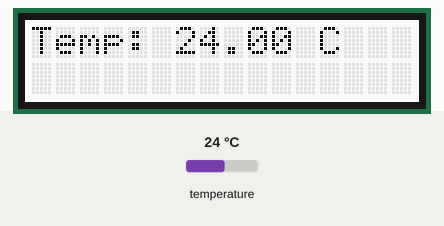
The sketch below on a simulated Arduino Uno, built with avr-gcc and run on an emulated ATmega328P. Parts: 16×2 character LCD. The test bench sets the inputs (shaded band); at power-on: temperature 24 °C. What the sketch prints to the serial monitor is not drawn.

Above: at 1.2 s.
1.3 s: temperature set to 12 °C
At 2.8 s:
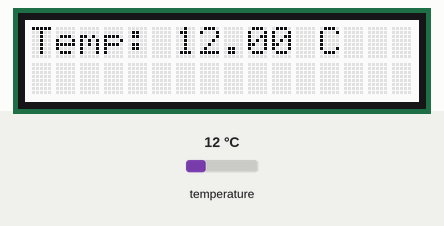
3.6 s: temperature set to 19 °C
At 5.2 s:
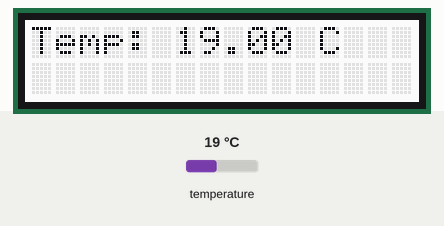
6.1 s: temperature set to 28 °C
At 7.5 s:
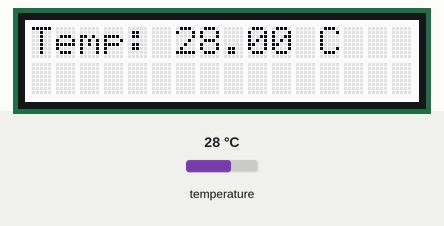
Timing chart, 0 to 9.1 s (numbered marks = the images above; inputs shaded):
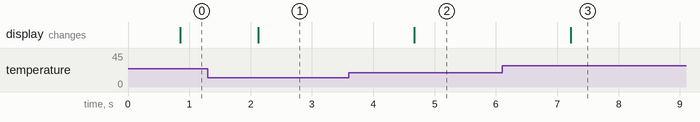

Measured:
- after the input at 1.3 s, the display: changes after 0.83 s (image 1)
- after the input at 3.6 s, the display: changes after 1.1 s (image 2)
- after the input at 6.1 s, the display: changes after 1.1 s (image 3)

The sketch:

temperature.ino
```cpp
/*
  # Display temperature for Adafruit lcd LED
  #
  # Author: Philipp Ackermann
  # Date: 29.09.2023
*/


// Include the libraries we need
#include <OneWire.h>
#include <DallasTemperature.h>
#include <Wire.h>
#include <Adafruit_RGBLCDShield.h>
#include <utility/Adafruit_MCP23017.h>

// Data wire is plugged into port 2 on the Arduino
#define ONE_WIRE_BUS 7

// Setup a oneWire instance to communicate with any OneWire devices (not just Maxim/Dallas temperature ICs)
OneWire oneWire(ONE_WIRE_BUS);

// Pass our oneWire reference to Dallas Temperature.
DallasTemperature sensors(&oneWire);

Adafruit_RGBLCDShield lcd = Adafruit_RGBLCDShield();
#define RED 0x1
#define YELLOW 0x3
#define GREEN 0x2
#define TEAL 0x6
#define BLUE 0x4
#define VIOLET 0x5
#define WHITE 0x7

/*
 * The setup function. We only start the sensors here
 */
void setup(void)
{
  // start serial port
  Serial.begin(9600);
  Serial.println("Dallas Temperature IC Control Library Demo");

  // Start up the library
  sensors.begin();

  // Start up the lcd display
  lcd.begin(16, 2);
  lcd.setBacklight(WHITE);
  lcd.print("Temp: ");
}

/*
 * Main function, get and show the temperature
 */
void loop(void)
{
  // call sensors.requestTemperatures() to issue a global temperature
  // request to all devices on the bus

  sensors.requestTemperatures(); // Send the command to get temperatures

  // After we got the temperatures, we can print them here.
  // We use the function ByIndex, and as an example get the temperature from the first sensor only.
  float tempC = sensors.getTempCByIndex(0);

  // Print temperatur in serial monitor
  Serial.println(tempC);

  // Print temperature on display

  lcd.print(tempC);
  lcd.print(" C");

  delay(500);
  lcd.setCursor(6, 0);
}
```
